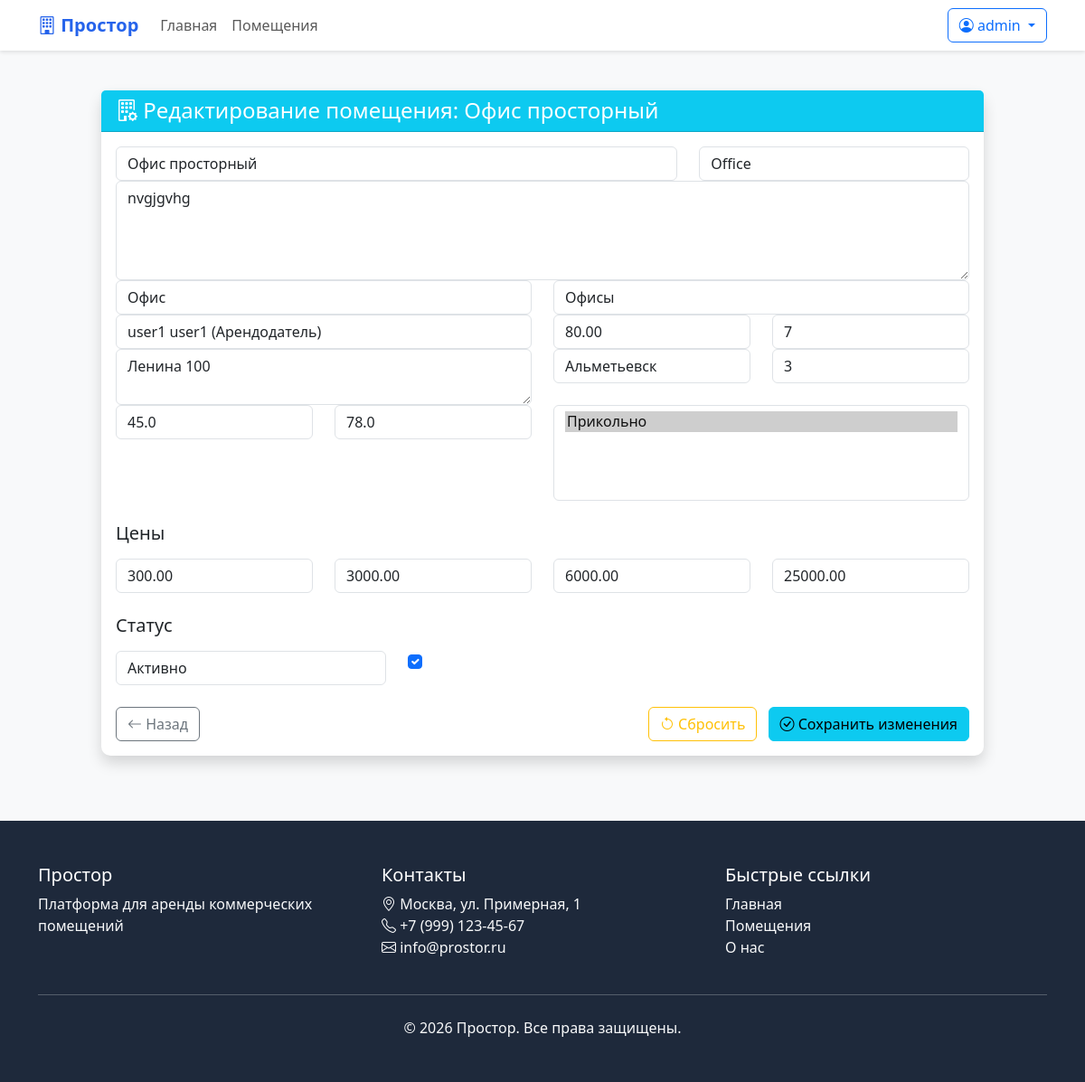
Before: /admin-panel/properties/edit/1/ (signed in) with the older database file.
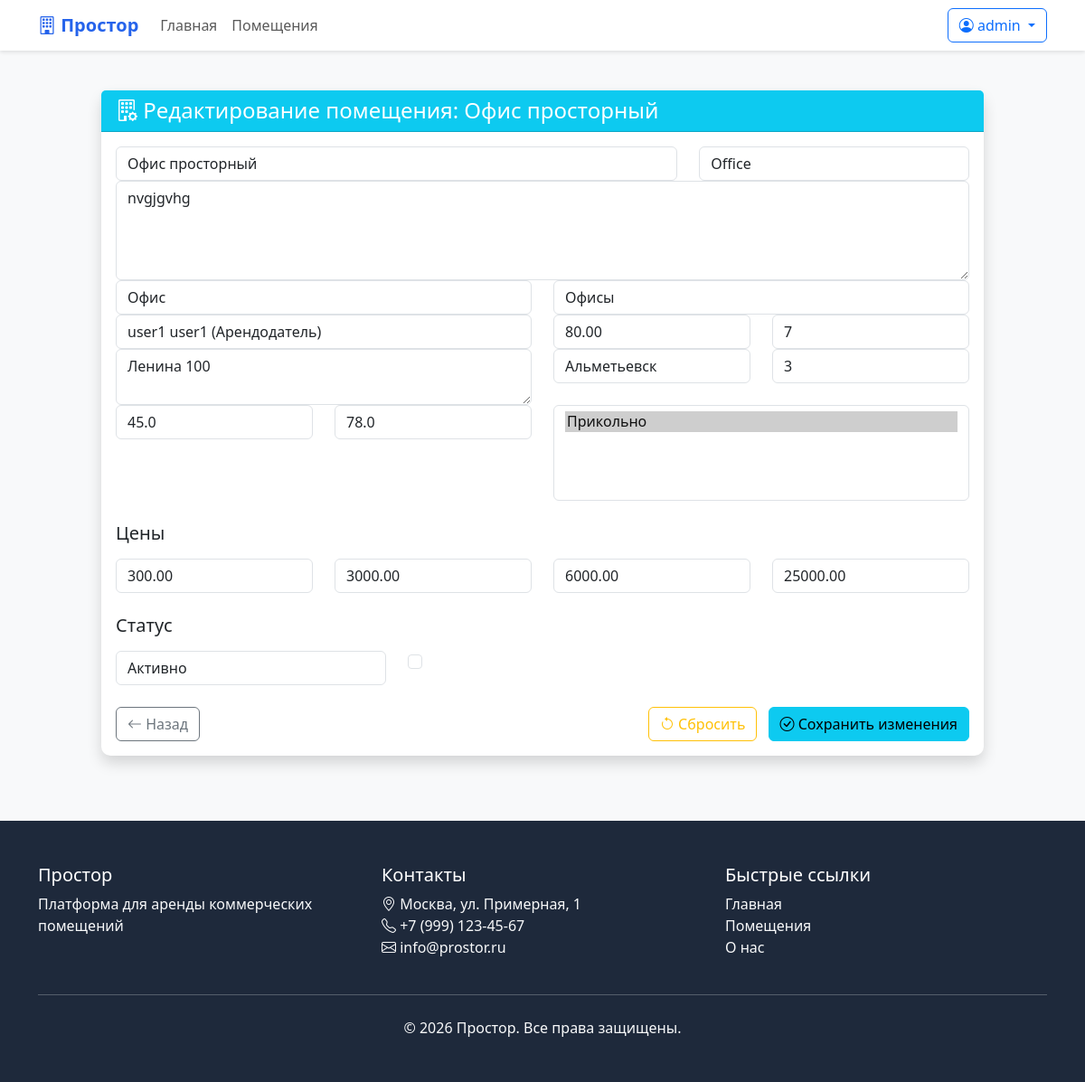
After: the same page with the newer database file.
### core/models.py (models this page shows, shortened)
class Property(models.Model):
    PROPERTY_TYPE_CHOICES = (
        ('office', 'Офис'),
        ('coworking', 'Коворкинг'),
        ('conference_room', 'Конференц-зал'),
        ('retail', 'Торговая площадь'),
        ('warehouse', 'Склад'),
        ('industrial', 'Производственное помещение'),
        ('other', 'Другое'),
    )
    STATUS_CHOICES = (
        ('active', 'Активно'),
        ('inactive', 'Неактивно'),
        ('under_maintenance', 'На обслуживании'),
    )
    title = models.CharField(max_length=200, verbose_name='Название')
    slug = models.SlugField(unique=True)
    description = models.TextField(verbose_name='Описание')
    property_type = models.CharField(max_length=50, choices=PROPERTY_TYPE_CHOICES, verbose_name='Тип помещения')
    category = models.ForeignKey(PropertyCategory, on_delete=models.SET_NULL, null=True, verbose_name='Категория')
    landlord = models.ForeignKey(User, on_delete=models.CASCADE, limit_choices_to={'user_type': 'landlord'},
                                 verbose_name='Владелец')
    address = models.TextField(verbose_name='Адрес')
    city = models.CharField(max_length=100, verbose_name='Город')
    latitude = models.FloatField(verbose_name='Широта', null=True, blank=True)
    longitude = models.FloatField(verbose_name='Долгота', null=True, blank=True)
    area = models.DecimalField(max_digits=10, decimal_places=2, verbose_name='Площадь (м²)')
    capacity = models.IntegerField(verbose_name='Вместимость', default=1)
    floor = models.IntegerField(verbose_name='Этаж', null=True, blank=True)
    amenities = models.ManyToManyField(Amenity, blank=True, verbose_name='Удобства')
    price_per_hour = models.DecimalField(max_digits=10, decimal_places=2, verbose_name='Цена за час', null=True,
                                         blank=True)
    price_per_day = models.DecimalField(max_digits=10, decimal_places=2, verbose_name='Цена за день', null=True,
                                        blank=True)
    price_per_week = models.DecimalField(max_digits=10, decimal_places=2, verbose_name='Цена за неделю', null=True,
                                         blank=True)
    price_per_month = models.DecimalField(max_digits=10, decimal_places=2, verbose_name='Цена за месяц', null=True,
                                          blank=True)
    status = models.CharField(max_length=20, choices=STATUS_CHOICES, default='active', verbose_name='Статус')
    is_featured = models.BooleanField(default=False, verbose_name='Рекомендуемое')
    created_at = models.DateTimeField(auto_now_add=True)
    updated_at = models.DateTimeField(auto_now=True)
    class Meta:
        verbose_name = 'Помещение'
        verbose_name_plural = 'Помещения'
        ordering = ['-created_at']

### core/views.py (the view)
# urls.py: path('admin-panel/properties/edit/<int:property_id>/', views.admin_edit_property, name='admin_edit_property'),
@login_required
@admin_required
def admin_edit_property(request, property_id):
    property_obj = get_object_or_404(Property, id=property_id)
    if request.method == 'POST':
        form = AdminPropertyEditForm(request.POST, request.FILES, instance=property_obj)
        if form.is_valid():
            form.save()
            messages.success(request, f'Помещение "{property_obj.title}" обновлено.')
            return redirect('admin_property_management')
    else:
        form = AdminPropertyEditForm(instance=property_obj)
    return render(request, 'admin/edit_property.html', {'form': form, 'property': property_obj})

### core/models.py (called while the page is built)
    def __str__(self):
        return f'{self.get_full_name()} ({self.get_user_type_display()})'

    def __str__(self):
        return self.name

    def __str__(self):
        return self.name

### core/views.py (called while the page is built)
def admin_required(view_func):
    @wraps(view_func)
    def wrapper(request, *args, **kwargs):
        if not request.user.is_authenticated or not request.user.is_staff:
            messages.error(request, 'У вас нет прав для доступа к этой странице.')
            return redirect('dashboard')
        return view_func(request, *args, **kwargs)
    return wrapper

### templates/admin/edit_property.html (shortened to what the changed rows need)
{% extends 'base.html' %}
{% load crispy_forms_tags %}
{% block content %}
<div class="container-fluid py-4">
    <div class="row">
        <div class="col-lg-10 mx-auto">
            <div class="card shadow">
                <div class="card-header bg-info text-white">
                    <h4 class="mb-0">
                        <i class="bi bi-building-gear"></i> Редактирование помещения: {{ property.title }}
                    </h4>
                </div>
                <div class="card-body">
                    <form method="post">
                        <div class="row">
                            <div class="col-md-8">
                                {{ form.title|as_crispy_field }}
                            </div>
                            <div class="col-md-4">
                                {{ form.slug|as_crispy_field }}
                            </div>
                        </div>
                        <div class="row">
                            <div class="col-md-12">
                                {{ form.description|as_crispy_field }}
                            </div>
                        </div>
                        <div class="row">
                            <div class="col-md-6">
                                {{ form.property_type|as_crispy_field }}
                            </div>
                            <div class="col-md-6">
                                {{ form.category|as_crispy_field }}
                            </div>
                        </div>
                        <div class="row">
                            <div class="col-md-6">
                                {{ form.landlord|as_crispy_field }}
                            </div>
                            <div class="col-md-3">
                                {{ form.area|as_crispy_field }}
                            </div>
                            <div class="col-md-3">
                                {{ form.capacity|as_crispy_field }}
                            </div>
                        </div>
                        <div class="row">
                            <div class="col-md-6">
                                {{ form.address|as_crispy_field }}
                            </div>
                            <div class="col-md-3">
                                {{ form.city|as_crispy_field }}
                            </div>
                            <div class="col-md-3">
                                {{ form.floor|as_crispy_field }}
                            </div>
                        </div>
                        <div class="row">
                            <div class="col-md-3">
                                {{ form.latitude|as_crispy_field }}
                            </div>
                            <div class="col-md-3">
                                {{ form.longitude|as_crispy_field }}
                            </div>
                        </div>
                        <div class="row">
                            <div class="col-md-3">
                                {{ form.price_per_hour|as_crispy_field }}
                            </div>
                            <div class="col-md-3">
                                {{ form.price_per_day|as_crispy_field }}
                            </div>
                            <div class="col-md-3">
                                {{ form.price_per_week|as_crispy_field }}
                            </div>
                            <div class="col-md-3">
                                {{ form.price_per_month|as_crispy_field }}
                            </div>
                        </div>
                        <div class="row">
                            <div class="col-md-4">
                                {{ form.status|as_crispy_field }}
                            </div>
                            <div class="col-md-4">
                                {{ form.is_featured|as_crispy_field }}
                            </div>
                        </div>
                    </form>
                </div>
            </div>
        </div>
    </div>
</div>
{% endblock %}

Changed rows visible on the page:
changed Property "Офис просторный": is_featured "☑" → "☐"
